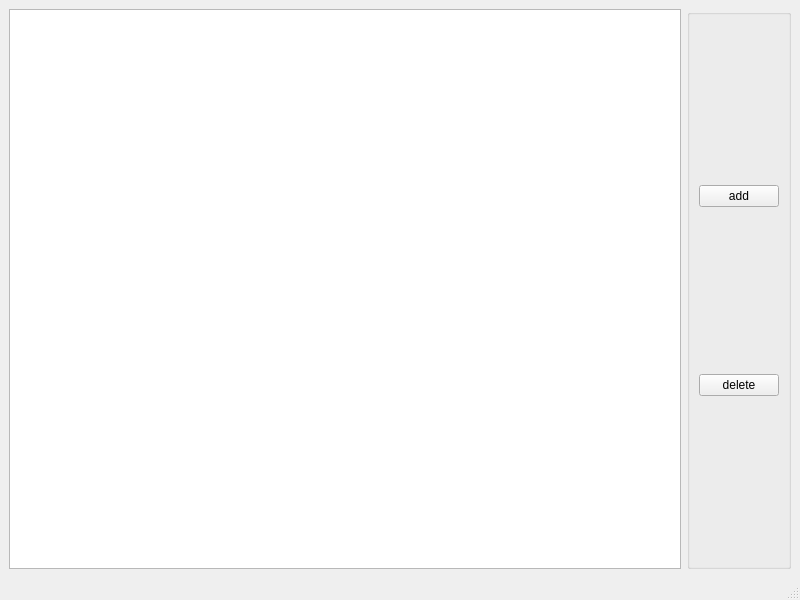
<?xml version="1.0" encoding="UTF-8"?>
<ui version="4.0">
 <class>SergeantsWindow</class>
 <widget class="QMainWindow" name="SergeantsWindow">
  <property name="geometry">
   <rect>
    <x>0</x>
    <y>0</y>
    <width>800</width>
    <height>600</height>
   </rect>
  </property>
  <property name="windowTitle">
   <string>sergeants table</string>
  </property>
  <widget class="QWidget" name="centralwidget">
   <layout class="QGridLayout" name="gridLayout">
    <item row="0" column="0">
     <widget class="QTableView" name="tableView"/>
    </item>
    <item row="0" column="1">
     <widget class="QGroupBox" name="groupBox">
      <property name="title">
       <string/>
      </property>
      <layout class="QVBoxLayout" name="verticalLayout">
       <item>
        <widget class="QPushButton" name="buttonAdd">
         <property name="text">
          <string>add</string>
         </property>
        </widget>
       </item>
       <item>
        <widget class="QPushButton" name="buttonDelete">
         <property name="text">
          <string>delete</string>
         </property>
        </widget>
       </item>
      </layout>
     </widget>
    </item>
   </layout>
  </widget>
  <widget class="QMenuBar" name="menubar">
   <property name="geometry">
    <rect>
     <x>0</x>
     <y>0</y>
     <width>800</width>
     <height>22</height>
    </rect>
   </property>
  </widget>
  <widget class="QStatusBar" name="statusbar"/>
 </widget>
 <resources/>
 <connections/>
</ui>
